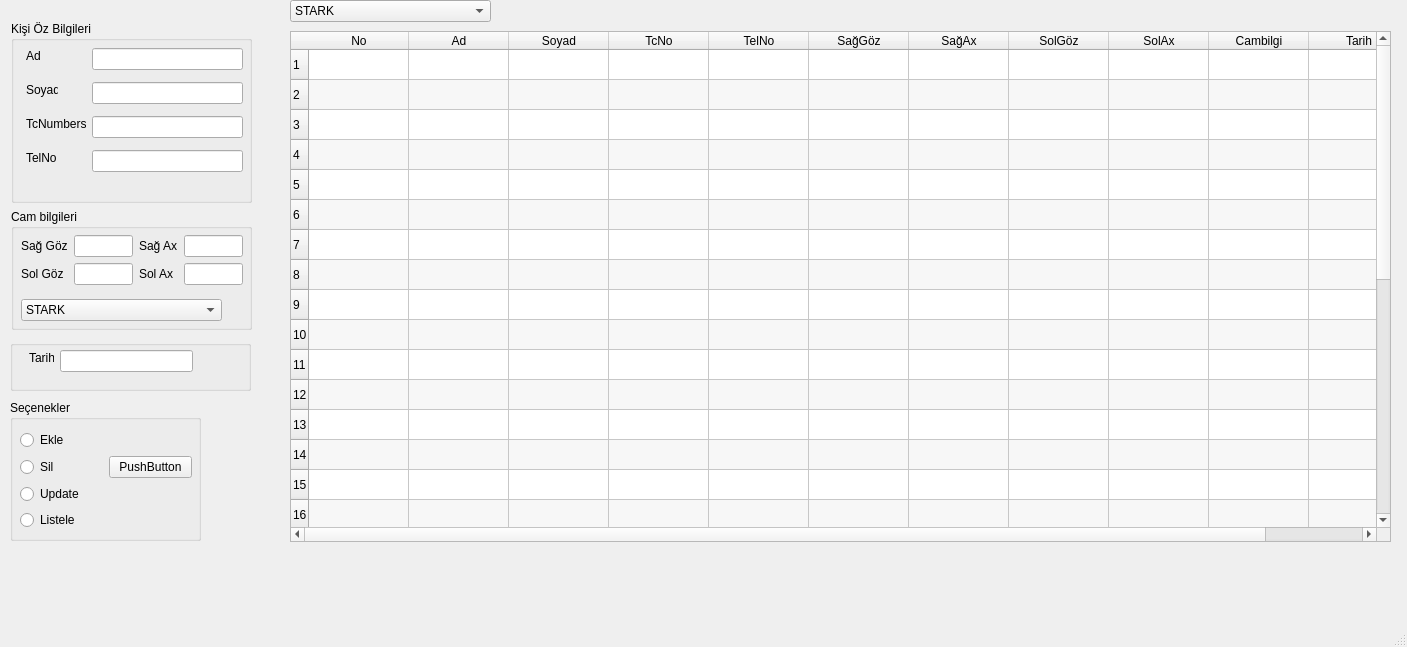
<?xml version="1.0" encoding="UTF-8"?>
<ui version="4.0">
 <class>MainWindow</class>
 <widget class="QMainWindow" name="MainWindow">
  <property name="geometry">
   <rect>
    <x>0</x>
    <y>0</y>
    <width>1407</width>
    <height>647</height>
   </rect>
  </property>
  <property name="windowTitle">
   <string>MainWindow</string>
  </property>
  <widget class="QWidget" name="centralwidget">
   <widget class="QGroupBox" name="groupBox">
    <property name="geometry">
     <rect>
      <x>11</x>
      <y>209</y>
      <width>241</width>
      <height>121</height>
     </rect>
    </property>
    <property name="title">
     <string>Cam bilgileri</string>
    </property>
    <widget class="QComboBox" name="cmb_marka">
     <property name="geometry">
      <rect>
       <x>10</x>
       <y>90</y>
       <width>201</width>
       <height>22</height>
      </rect>
     </property>
     <item>
      <property name="text">
       <string>STARK</string>
      </property>
     </item>
     <item>
      <property name="text">
       <string>ELEMENTS</string>
      </property>
     </item>
     <item>
      <property name="text">
       <string>SAPPHIRE</string>
      </property>
     </item>
     <item>
      <property name="text">
       <string>ALIZE</string>
      </property>
     </item>
    </widget>
    <widget class="QWidget" name="layoutWidget">
     <property name="geometry">
      <rect>
       <x>10</x>
       <y>26</y>
       <width>222</width>
       <height>52</height>
      </rect>
     </property>
     <layout class="QGridLayout" name="gridLayout">
      <item row="0" column="0">
       <widget class="QLabel" name="label_5">
        <property name="text">
         <string>Sağ Göz</string>
        </property>
       </widget>
      </item>
      <item row="0" column="1">
       <widget class="QLineEdit" name="line_r"/>
      </item>
      <item row="0" column="2">
       <widget class="QLabel" name="label_7">
        <property name="text">
         <string>Sağ Ax</string>
        </property>
       </widget>
      </item>
      <item row="0" column="3">
       <widget class="QLineEdit" name="line_rax"/>
      </item>
      <item row="1" column="0">
       <widget class="QLabel" name="label_6">
        <property name="text">
         <string>Sol Göz</string>
        </property>
       </widget>
      </item>
      <item row="1" column="1">
       <widget class="QLineEdit" name="line_l"/>
      </item>
      <item row="1" column="2">
       <widget class="QLabel" name="label_8">
        <property name="text">
         <string>Sol Ax</string>
        </property>
       </widget>
      </item>
      <item row="1" column="3">
       <widget class="QLineEdit" name="line_lax"/>
      </item>
     </layout>
    </widget>
   </widget>
   <widget class="QGroupBox" name="groupBox_2">
    <property name="geometry">
     <rect>
      <x>11</x>
      <y>21</y>
      <width>241</width>
      <height>182</height>
     </rect>
    </property>
    <property name="title">
     <string>Kişi Öz Bilgileri</string>
    </property>
    <widget class="QLineEdit" name="line_telno">
     <property name="geometry">
      <rect>
       <x>81</x>
       <y>129</y>
       <width>151</width>
       <height>22</height>
      </rect>
     </property>
     <property name="maxLength">
      <number>11</number>
     </property>
    </widget>
    <widget class="QLineEdit" name="line_ad">
     <property name="geometry">
      <rect>
       <x>81</x>
       <y>27</y>
       <width>151</width>
       <height>22</height>
      </rect>
     </property>
     <property name="maxLength">
      <number>20</number>
     </property>
    </widget>
    <widget class="QLabel" name="label_2">
     <property name="geometry">
      <rect>
       <x>15</x>
       <y>61</y>
       <width>32</width>
       <height>16</height>
      </rect>
     </property>
     <property name="text">
      <string>Soyad</string>
     </property>
    </widget>
    <widget class="QLabel" name="label_4">
     <property name="geometry">
      <rect>
       <x>15</x>
       <y>129</y>
       <width>30</width>
       <height>16</height>
      </rect>
     </property>
     <property name="text">
      <string>TelNo</string>
     </property>
    </widget>
    <widget class="QLineEdit" name="line_tc">
     <property name="geometry">
      <rect>
       <x>81</x>
       <y>95</y>
       <width>151</width>
       <height>22</height>
      </rect>
     </property>
     <property name="text">
      <string/>
     </property>
     <property name="maxLength">
      <number>11</number>
     </property>
    </widget>
    <widget class="QLineEdit" name="line_soyad">
     <property name="geometry">
      <rect>
       <x>81</x>
       <y>61</y>
       <width>151</width>
       <height>22</height>
      </rect>
     </property>
     <property name="maxLength">
      <number>20</number>
     </property>
    </widget>
    <widget class="QLabel" name="label">
     <property name="geometry">
      <rect>
       <x>15</x>
       <y>27</y>
       <width>16</width>
       <height>16</height>
      </rect>
     </property>
     <property name="text">
      <string>Ad</string>
     </property>
    </widget>
    <widget class="QLabel" name="label_3">
     <property name="geometry">
      <rect>
       <x>15</x>
       <y>95</y>
       <width>60</width>
       <height>16</height>
      </rect>
     </property>
     <property name="text">
      <string>TcNumbers</string>
     </property>
    </widget>
   </widget>
   <widget class="QGroupBox" name="groupBox_3">
    <property name="geometry">
     <rect>
      <x>10</x>
      <y>340</y>
      <width>241</width>
      <height>51</height>
     </rect>
    </property>
    <property name="title">
     <string/>
    </property>
    <widget class="QLineEdit" name="line_tarih">
     <property name="geometry">
      <rect>
       <x>50</x>
       <y>10</y>
       <width>133</width>
       <height>22</height>
      </rect>
     </property>
    </widget>
    <widget class="QLabel" name="label_9">
     <property name="geometry">
      <rect>
       <x>19</x>
       <y>10</y>
       <width>25</width>
       <height>16</height>
      </rect>
     </property>
     <property name="text">
      <string>Tarih</string>
     </property>
    </widget>
   </widget>
   <widget class="QTableWidget" name="table_data">
    <property name="geometry">
     <rect>
      <x>290</x>
      <y>31</y>
      <width>1101</width>
      <height>511</height>
     </rect>
    </property>
    <property name="alternatingRowColors">
     <bool>true</bool>
    </property>
    <property name="rowCount">
     <number>30</number>
    </property>
    <attribute name="horizontalHeaderVisible">
     <bool>true</bool>
    </attribute>
    <attribute name="verticalHeaderShowSortIndicator" stdset="0">
     <bool>false</bool>
    </attribute>
    <row/>
    <row/>
    <row/>
    <row/>
    <row/>
    <row/>
    <row/>
    <row/>
    <row/>
    <row/>
    <row/>
    <row/>
    <row/>
    <row/>
    <row/>
    <row/>
    <row/>
    <row/>
    <row/>
    <row/>
    <row/>
    <row/>
    <row/>
    <row/>
    <row/>
    <row/>
    <row/>
    <row/>
    <row/>
    <row/>
    <column>
     <property name="text">
      <string>No</string>
     </property>
    </column>
    <column>
     <property name="text">
      <string>Ad</string>
     </property>
    </column>
    <column>
     <property name="text">
      <string>Soyad</string>
     </property>
    </column>
    <column>
     <property name="text">
      <string>TcNo</string>
     </property>
    </column>
    <column>
     <property name="text">
      <string>TelNo</string>
     </property>
    </column>
    <column>
     <property name="text">
      <string>SağGöz</string>
     </property>
    </column>
    <column>
     <property name="text">
      <string>SağAx</string>
     </property>
    </column>
    <column>
     <property name="text">
      <string>SolGöz</string>
     </property>
    </column>
    <column>
     <property name="text">
      <string>SolAx</string>
     </property>
    </column>
    <column>
     <property name="text">
      <string>Cambilgi</string>
     </property>
    </column>
    <column>
     <property name="text">
      <string>Tarih</string>
     </property>
    </column>
   </widget>
   <widget class="QComboBox" name="cmb_list">
    <property name="geometry">
     <rect>
      <x>290</x>
      <y>0</y>
      <width>201</width>
      <height>22</height>
     </rect>
    </property>
    <item>
     <property name="text">
      <string>STARK</string>
     </property>
    </item>
    <item>
     <property name="text">
      <string>ELEMENTS</string>
     </property>
    </item>
    <item>
     <property name="text">
      <string>SAPPHIRE</string>
     </property>
    </item>
    <item>
     <property name="text">
      <string>ALIZE</string>
     </property>
    </item>
   </widget>
   <widget class="QGroupBox" name="groupBox_4">
    <property name="geometry">
     <rect>
      <x>10</x>
      <y>400</y>
      <width>191</width>
      <height>141</height>
     </rect>
    </property>
    <property name="title">
     <string>Seçenekler</string>
    </property>
    <widget class="QWidget" name="layoutWidget">
     <property name="geometry">
      <rect>
       <x>10</x>
       <y>30</y>
       <width>172</width>
       <height>104</height>
      </rect>
     </property>
     <layout class="QGridLayout" name="gridLayout_2">
      <item row="0" column="0">
       <widget class="QRadioButton" name="radio_ekle">
        <property name="text">
         <string>Ekle</string>
        </property>
       </widget>
      </item>
      <item row="1" column="0">
       <widget class="QRadioButton" name="radio_sil">
        <property name="text">
         <string>Sil</string>
        </property>
       </widget>
      </item>
      <item row="1" column="1">
       <widget class="QPushButton" name="kmt_btn">
        <property name="text">
         <string>PushButton</string>
        </property>
       </widget>
      </item>
      <item row="2" column="0">
       <widget class="QRadioButton" name="radio_update">
        <property name="text">
         <string>Update</string>
        </property>
       </widget>
      </item>
      <item row="3" column="0">
       <widget class="QRadioButton" name="radio_list">
        <property name="text">
         <string>Listele</string>
        </property>
       </widget>
      </item>
     </layout>
    </widget>
   </widget>
  </widget>
  <widget class="QMenuBar" name="menubar">
   <property name="geometry">
    <rect>
     <x>0</x>
     <y>0</y>
     <width>1407</width>
     <height>22</height>
    </rect>
   </property>
  </widget>
  <widget class="QStatusBar" name="statusbar"/>
 </widget>
 <tabstops>
  <tabstop>line_ad</tabstop>
  <tabstop>line_soyad</tabstop>
  <tabstop>line_tc</tabstop>
  <tabstop>line_telno</tabstop>
  <tabstop>line_r</tabstop>
  <tabstop>line_rax</tabstop>
  <tabstop>line_l</tabstop>
  <tabstop>line_lax</tabstop>
  <tabstop>cmb_marka</tabstop>
  <tabstop>line_tarih</tabstop>
  <tabstop>radio_ekle</tabstop>
  <tabstop>radio_sil</tabstop>
  <tabstop>radio_update</tabstop>
  <tabstop>radio_list</tabstop>
  <tabstop>kmt_btn</tabstop>
  <tabstop>cmb_list</tabstop>
  <tabstop>table_data</tabstop>
 </tabstops>
 <resources/>
 <connections/>
</ui>
